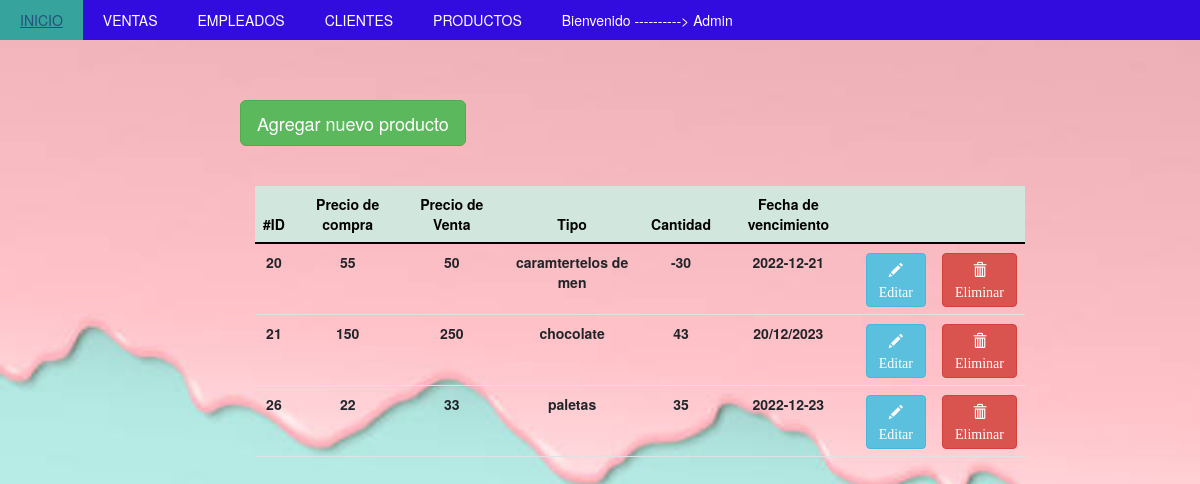
The page /productos/AgregarProducto.php (signed in) on the database its author committed.
### tables this page shows
CREATE TABLE `producto` (
  `Id_producto` int(11) NOT NULL,
  `precio_compra` double NOT NULL,
  `precio_venta` double NOT NULL,
  `tipo` varchar(20) NOT NULL,
  `cantidad` int(40) NOT NULL,
  `Fecha_vencimiento` varchar(15) NOT NULL
);

### productos/AgregarProducto.php (the view, shortened to what this page needs)
<?php
    $con=conectar();
    $sql="SELECT *  FROM producto";
    $query=mysqli_query($con,$sql);
?>
<!DOCTYPE html>
<html>
<head>
  <link href="../style_menu.css" rel="stylesheet">
        <link href="https://cdn.jsdelivr.net/npm/bootstrap@5.0.0-beta1/dist/css/bootstrap.min.css" rel="stylesheet">
        <link rel="stylesheet" href="https://maxcdn.bootstrapcdn.com/bootstrap/3.4.0/css/bootstrap.min.css">
</head>
<body>
<nav>
	<ul>
		<li><a href="../menu.php">INICIO</a></li>
        <li><a href="../venta/venta.php">VENTAS</a></li>
        <?php if($_SESSION['rol'] == 1) { ?>
        <li><a href="../empleado/empleado.php">EMPLEADOS</a></li> <?php } ?>
				<li><a href="../cliente/cliente.php">CLIENTES</a></li>
				<li><a href="AgregarProducto.php">PRODUCTOS</a></li>
				<li><a href="#">Bienvenido ----------> <?php echo $_SESSION['nombre']; ?></a>
        </li>
	</ul>
</nav>
<br>
<br>
<br>
                    <button type="button" class="btn btn-success btn-lg" id="myBtn" style="margin-left: 240px;">Agregar nuevo producto</button>
<br>
<br>
<br>
                    <div class="col-md-8" style="margin-left: 240px; text-align: center; align-items: center;">
                         <table class="table" >
                                <thead class="table-success table-striped" >
                                    <tr>
                                    <th>#ID</th>
                                        <th>Precio de compra</th>
                                        <th>Precio de Venta</th>
                                        <th>Tipo</th>
                                        <th>Cantidad</th>
                                        <th>Fecha de vencimiento</th>
                                        <th></th>
                                        <th></th>
                                    </tr>
                                </thead>
                                <tbody>
                                        <?php
                                            while($row=mysqli_fetch_array($query)){
                                        ?>
                                            <tr>
                                            <th><?php  echo $row['Id_producto']?></th>
                                                <th><?php  echo $row['precio_compra']?></th>
                                                <th><?php  echo $row['precio_venta']?></th>
                                                <th><?php  echo $row['tipo']?></th>
                                                <th><?php  echo $row['cantidad']?></th>
                                                <th><?php  echo $row['Fecha_vencimiento']?></th>
                                                <th><a href="actualizar.php?id=<?php echo $row['Id_producto'] ?>" class="btn btn-info glyphicon glyphicon-pencil "><br>Editar</a></th>
                                                <th><a href="delete.php?id=<?php echo $row['Id_producto'] ?>" class="btn btn-danger glyphicon glyphicon-trash"><br>Eliminar</a></th>
                                            </tr>
                                        <?php
                                            }
                                        ?>
                                </tbody>
                            </table>
                    </div>
</body>
</html>

### style_menu.css (style rules this page uses)
body { background-image: url("img/formulario12.jpg"); background-size: cover; background-repeat:no-repeat; margin-top: auto; }
nav { background:#320cde; position: relative; }
nav ul { list-style:none; padding:0; margin:0; overflow:hidden; }
nav > ul > li { float:left; }
nav ul li a { text-decoration:none; color:#fff; display:block; padding:10px 20px; }

### productos/AgregarProducto.php (style rules this page uses)
tr, th { text-align: center; align-items: center; }

### rows shown on the page
producto: Id_producto "20", precio_compra "55", precio_venta "50", tipo "caramtertelos de men", cantidad "-30", Fecha_vencimiento "2022-12-21"
producto: Id_producto "21", precio_compra "150", precio_venta "250", tipo "chocolate", cantidad "43", Fecha_vencimiento "20/12/2023"
producto: Id_producto "26", precio_compra "22", precio_venta "33", tipo "paletas", cantidad "35", Fecha_vencimiento "2022-12-23"

### other values the page prints
$_SESSION['nombre'] "Admin"
